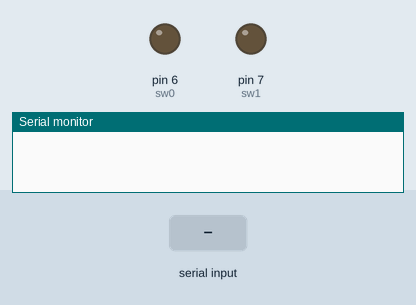
Simulated run of this sketch. Board: Arduino Uno, built with avr-gcc and run on an emulated ATmega328P. Shown: output pins drawn as LEDs (lit = HIGH), the last lines printed to the serial monitor. Inputs (shaded band) come from the test bench.

Above: at 1.2 s.
1.3 s: "show_error" received over Serial
At 2.6 s:
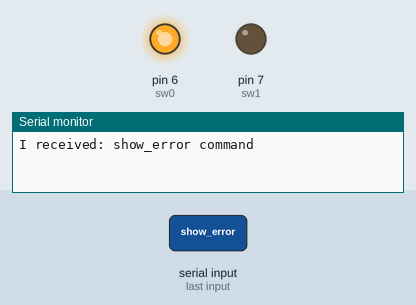
3.8 s: "show_ok" received over Serial
At 5.6 s:
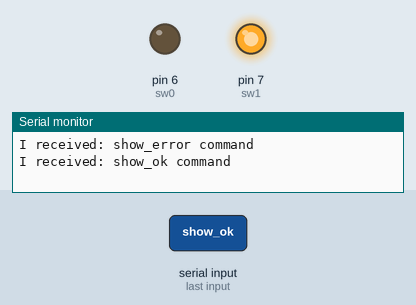
6.3 s: "show_white" received over Serial
At 7.6 s:
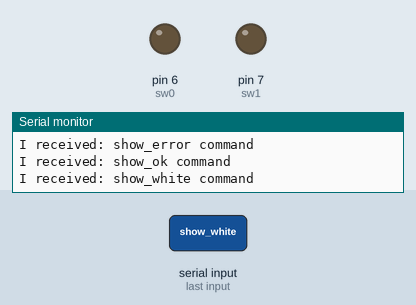
Timing chart, 0 to 9.3 s (numbered marks = the images above; inputs shaded):
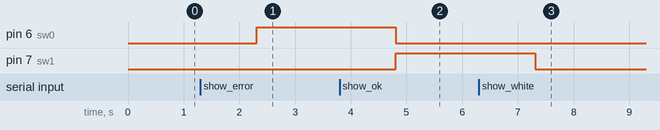

Measured:
- after the input at 1.3 s, pin 6 (sw0): LOW → HIGH after 1.0 s
- after the input at 3.8 s, pin 6 (sw0): HIGH → LOW after 1.0 s; pin 7 (sw1): LOW → HIGH after 1.0 s
- after the input at 6.3 s, pin 7 (sw1): HIGH → LOW after 1.0 s

The sketch:

Neopixel_commander.ino
```cpp
#define sw0 6
#define sw1 7

String input;

void setup() {
  pinMode(sw0, OUTPUT);
  pinMode(sw1, OUTPUT);

  Serial.begin(9600);
}

void loop() {
  if(Serial.available() > 0)
  {
    input = Serial.readString();
    Serial.print("I received: ");
    if(input == "show_error" )
    {
      Serial.println("show_error command");
      digitalWrite(sw0, HIGH);
      digitalWrite(sw1, LOW);
    }
    else if(input == "show_ok")
    {
      Serial.println("show_ok command");
      digitalWrite(sw0, LOW);
      digitalWrite(sw1, HIGH);
    }
    else if(input == "show_white")
    {
      Serial.println("show_white command");
      digitalWrite(sw0, LOW);
      digitalWrite(sw1, LOW);
    }
  }
}
```
